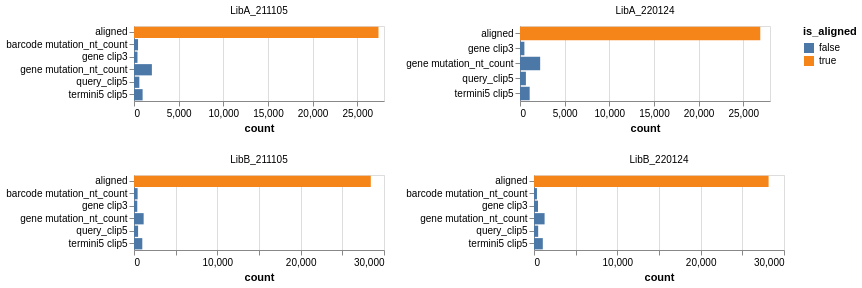

Here is the Vega-Lite specification saved for this chart:
### Vega-Lite specification from a JSON file in a GitHub repository (floating-point values rounded to 4 significant figures)
{"config": {"view": {"continuousWidth": 300, "continuousHeight": 300}}, "data": {"values": [{"pacbioRun": "LibA_211105", "filter_reason": "barcode clip3", "count": 18, "total_counts": 32645, "frac_counts": 0.0005514}, {"pacbioRun": "LibA_211105", "filter_reason": "barcode mutation_nt_count", "count": 453, "total_counts": 32645, "frac_counts": 0.01388}, {"pacbioRun": "LibA_211105", "filter_reason": "gene clip3", "count": 392, "total_counts": 32645, "frac_counts": 0.01201}, {"pacbioRun": "LibA_211105", "filter_reason": "gene mutation_nt_count", "count": 2003, "total_counts": 32645, "frac_counts": 0.06136}, {"pacbioRun": "LibA_211105", "filter_reason": "query_clip3", "count": 174, "total_counts": 32645, "frac_counts": 0.00533}, {"pacbioRun": "LibA_211105", "filter_reason": "query_clip5", "count": 598, "total_counts": 32645, "frac_counts": 0.01832}, {"pacbioRun": "LibA_211105", "filter_reason": "termini3 clip3", "count": 144, "total_counts": 32645, "frac_counts": 0.004411}, {"pacbioRun": "LibA_211105", "filter_reason": "termini3 mutation_nt_count", "count": 177, "total_counts": 32645, "frac_counts": 0.005422}, {"pacbioRun": "LibA_211105", "filter_reason": "termini5 clip5", "count": 965, "total_counts": 32645, "frac_counts": 0.02956}, {"pacbioRun": "LibA_211105", "filter_reason": "termini5 mutation_nt_count", "count": 187, "total_counts": 32645, "frac_counts": 0.005728}, {"pacbioRun": "LibA_211105", "filter_reason": "variant_tag3 mutation_nt_count", "count": 103, "total_counts": 32645, "frac_counts": 0.003155}, {"pacbioRun": "LibA_211105", "filter_reason": "variant_tag5 mutation_nt_count", "count": 49, "total_counts": 32645, "frac_counts": 0.001501}, {"pacbioRun": "LibA_220124", "filter_reason": "barcode clip3", "count": 28, "total_counts": 32559, "frac_counts": 0.00086}, {"pacbioRun": "LibA_220124", "filter_reason": "barcode mutation_nt_count", "count": 320, "total_counts": 32559, "frac_counts": 0.009828}, {"pacbioRun": "LibA_220124", "filter_reason": "gene clip3", "count": 491, "total_counts": 32559, "frac_counts": 0.01508}, {"pacbioRun": "LibA_220124", "filter_reason": "gene mutation_nt_count", "count": 2259, "total_counts": 32559, "frac_counts": 0.06938}, {"pacbioRun": "LibA_220124", "filter_reason": "query_clip3", "count": 247, "total_counts": 32559, "frac_counts": 0.007586}, {"pacbioRun": "LibA_220124", "filter_reason": "query_clip5", "count": 660, "total_counts": 32559, "frac_counts": 0.02027}, {"pacbioRun": "LibA_220124", "filter_reason": "termini3 clip3", "count": 124, "total_counts": 32559, "frac_counts": 0.003808}, {"pacbioRun": "LibA_220124", "filter_reason": "termini3 mutation_nt_count", "count": 153, "total_counts": 32559, "frac_counts": 0.004699}, {"pacbioRun": "LibA_220124", "filter_reason": "termini5 clip5", "count": 1084, "total_counts": 32559, "frac_counts": 0.03329}, {"pacbioRun": "LibA_220124", "filter_reason": "termini5 mutation_nt_count", "count": 180, "total_counts": 32559, "frac_counts": 0.005528}, {"pacbioRun": "LibA_220124", "filter_reason": "variant_tag3 mutation_nt_count", "count": 69, "total_counts": 32559, "frac_counts": 0.002119}, {"pacbioRun": "LibA_220124", "filter_reason": "variant_tag5 mutation_nt_count", "count": 34, "total_counts": 32559, "frac_counts": 0.001044}, {"pacbioRun": "LibB_211105", "filter_reason": "barcode clip3", "count": 39, "total_counts": 32749, "frac_counts": 0.001191}, {"pacbioRun": "LibB_211105", "filter_reason": "barcode mutation_nt_count", "count": 434, "total_counts": 32749, "frac_counts": 0.01325}, {"pacbioRun": "LibB_211105", "filter_reason": "gene clip3", "count": 394, "total_counts": 32749, "frac_counts": 0.01203}, {"pacbioRun": "LibB_211105", "filter_reason": "gene mutation_nt_count", "count": 1158, "total_counts": 32749, "frac_counts": 0.03536}, {"pacbioRun": "LibB_211105", "filter_reason": "query_clip3", "count": 190, "total_counts": 32749, "frac_counts": 0.005802}, {"pacbioRun": "LibB_211105", "filter_reason": "query_clip5", "count": 492, "total_counts": 32749, "frac_counts": 0.01502}, {"pacbioRun": "LibB_211105", "filter_reason": "termini3 clip3", "count": 172, "total_counts": 32749, "frac_counts": 0.005252}, {"pacbioRun": "LibB_211105", "filter_reason": "termini3 mutation_nt_count", "count": 185, "total_counts": 32749, "frac_counts": 0.005649}, {"pacbioRun": "LibB_211105", "filter_reason": "termini5 clip5", "count": 996, "total_counts": 32749, "frac_counts": 0.03041}, {"pacbioRun": "LibB_211105", "filter_reason": "termini5 mutation_nt_count", "count": 143, "total_counts": 32749, "frac_counts": 0.004367}, {"pacbioRun": "LibB_211105", "filter_reason": "variant_tag3 mutation_nt_count", "count": 87, "total_counts": 32749, "frac_counts": 0.002657}, {"pacbioRun": "LibB_211105", "filter_reason": "variant_tag5 mutation_nt_count", "count": 44, "total_counts": 32749, "frac_counts": 0.001344}, {"pacbioRun": "LibB_220124", "filter_reason": "barcode clip3", "count": 30, "total_counts": 32669, "frac_counts": 0.0009183}, {"pacbioRun": "LibB_220124", "filter_reason": "barcode mutation_nt_count", "count": 355, "total_counts": 32669, "frac_counts": 0.01087}, {"pacbioRun": "LibB_220124", "filter_reason": "gene clip3", "count": 482, "total_counts": 32669, "frac_counts": 0.01475}, {"pacbioRun": "LibB_220124", "filter_reason": "gene mutation_nt_count", "count": 1271, "total_counts": 32669, "frac_counts": 0.03891}, {"pacbioRun": "LibB_220124", "filter_reason": "query_clip3", "count": 201, "total_counts": 32669, "frac_counts": 0.006153}, {"pacbioRun": "LibB_220124", "filter_reason": "query_clip5", "count": 503, "total_counts": 32669, "frac_counts": 0.0154}, {"pacbioRun": "LibB_220124", "filter_reason": "termini3 clip3", "count": 153, "total_counts": 32669, "frac_counts": 0.004683}, {"pacbioRun": "LibB_220124", "filter_reason": "termini3 mutation_nt_count", "count": 170, "total_counts": 32669, "frac_counts": 0.005204}, {"pacbioRun": "LibB_220124", "filter_reason": "termini5 clip5", "count": 1057, "total_counts": 32669, "frac_counts": 0.03235}, {"pacbioRun": "LibB_220124", "filter_reason": "termini5 mutation_nt_count", "count": 182, "total_counts": 32669, "frac_counts": 0.005571}, {"pacbioRun": "LibB_220124", "filter_reason": "variant_tag3 mutation_nt_count", "count": 73, "total_counts": 32669, "frac_counts": 0.002235}, {"pacbioRun": "LibB_220124", "filter_reason": "variant_tag5 mutation_nt_count", "count": 42, "total_counts": 32669, "frac_counts": 0.001286}, {"pacbioRun": "LibA_211105", "filter_reason": "aligned", "count": 27382, "total_counts": 32645, "frac_counts": 0.8388}, {"pacbioRun": "LibA_220124", "filter_reason": "aligned", "count": 26910, "total_counts": 32559, "frac_counts": 0.8265}, {"pacbioRun": "LibB_211105", "filter_reason": "aligned", "count": 28415, "total_counts": 32749, "frac_counts": 0.8677}, {"pacbioRun": "LibB_220124", "filter_reason": "aligned", "count": 28150, "total_counts": 32669, "frac_counts": 0.8617}]}, "mark": {"type": "bar"}, "encoding": {"color": {"field": "is_aligned", "type": "nominal"}, "facet": {"columns": 2, "field": "pacbioRun", "title": null, "type": "nominal"}, "tooltip": [{"field": "pacbioRun", "type": "nominal"}, {"field": "filter_reason", "type": "nominal"}, {"field": "count", "type": "quantitative"}, {"field": "total_counts", "type": "quantitative"}, {"field": "frac_counts", "type": "quantitative"}], "x": {"field": "count", "type": "quantitative"}, "y": {"axis": {"title": null}, "field": "filter_reason", "type": "nominal"}}, "height": 75, "resolve": {"scale": {"x": "independent", "y": "independent"}}, "transform": [{"filter": "(datum.frac_counts > 0.01)"}, {"calculate": "(datum.filter_reason === 'aligned')", "as": "is_aligned"}], "width": 250, "$schema": "https://vega.github.io/schema/vega-lite/v5.json"}
